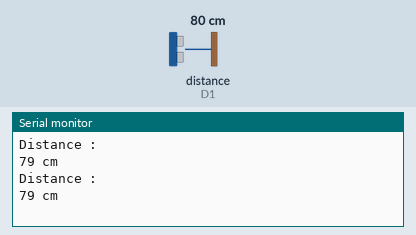
Bench run of a sketch on a simulated ESP8266 (NodeMCU). Parts: the last lines printed to the serial monitor. Wiring (inferred from the names in the program): ultrasonic range finder: trigger D2; echo D1. The inputs (shaded band) are chosen by the test bench; at power-on: distance to the obstacle (sensor on D1) 80 cm. The echo pulse lasts 58.3 µs per cm.

Above: at 1.8 s.
1.9 s: distance to the obstacle (sensor on D1) set to 2 cm
At 2.8 s:
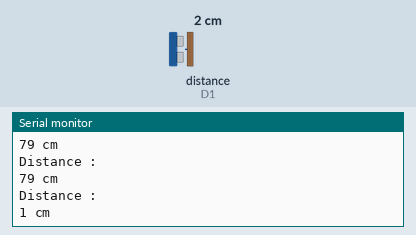
3.4 s: distance to the obstacle (sensor on D1) set to 4 cm
At 4.8 s:
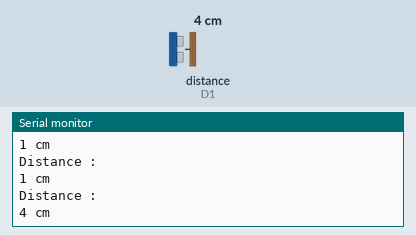
Timing chart, 0 to 6.4 s (numbered marks = the images above; inputs shaded):
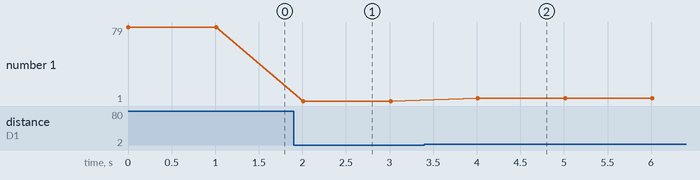

The sketch:

UltraSonar.ino
```cpp
#define trigPin D2
#define echoPin D1
long distance, duration;

void setup() {
  // put your setup code here, to run once:
  pinMode(trigPin, OUTPUT);
  pinMode(echoPin, INPUT_PULLUP);
  Serial.begin (115200);
}

void loop() {
  // put your main code here, to run repeatedly:
  digitalWrite(trigPin, LOW);  // Added this line
  delayMicroseconds(2); // Added this line
  digitalWrite(trigPin, HIGH);
//  delayMicroseconds(1000); - Removed this line
  delayMicroseconds(10); // Added this line
  digitalWrite(trigPin, LOW);
  duration = pulseIn(echoPin, HIGH);
  distance = (duration/2) * 0.0343;

    Serial.println("Distance : ");
    Serial.print(distance);
    Serial.println(" cm");
    delay(1000);
}
```

Measured:
- after the input at 1.9 s, the serial monitor: prints a new line after 0.11 s (image 1)
- after the input at 3.4 s, the serial monitor: prints a new line after 0.61 s (image 2)
- plotted number 1: 79 → 1 after the input at 1.9 s, 1 → 4 after the input at 3.4 s
